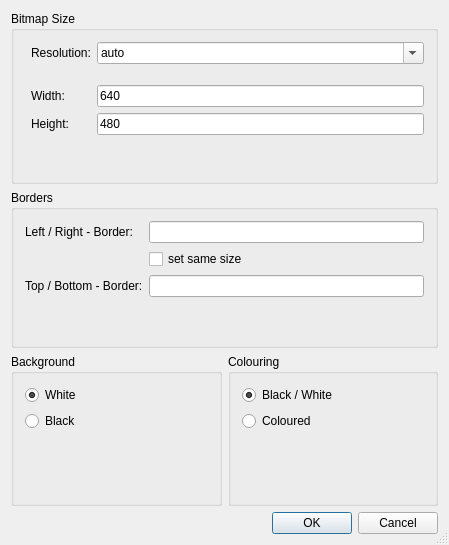
<?xml version="1.0" encoding="UTF-8"?>
<ui version="4.0">
 <class>QG_ImageOptionsDialog</class>
 <widget class="QDialog" name="QG_ImageOptionsDialog">
  <property name="geometry">
   <rect>
    <x>0</x>
    <y>0</y>
    <width>449</width>
    <height>545</height>
   </rect>
  </property>
  <property name="windowTitle">
   <string>Image Export Options</string>
  </property>
  <property name="sizeGripEnabled">
   <bool>true</bool>
  </property>
  <layout class="QGridLayout" name="gridLayout">
   <item row="0" column="0" colspan="2">
    <widget class="QGroupBox" name="bgSize">
     <property name="title">
      <string>Bitmap Size</string>
     </property>
     <layout class="QGridLayout">
      <item row="2" column="1">
       <widget class="QLabel" name="lResolution">
        <property name="text">
         <string>Resolution:</string>
        </property>
        <property name="wordWrap">
         <bool>false</bool>
        </property>
       </widget>
      </item>
      <item row="2" column="2">
       <widget class="QComboBox" name="cbResolution">
        <property name="editable">
         <bool>true</bool>
        </property>
        <item>
         <property name="text">
          <string>auto</string>
         </property>
        </item>
        <item>
         <property name="text">
          <string notr="true">1</string>
         </property>
        </item>
        <item>
         <property name="text">
          <string notr="true">2</string>
         </property>
        </item>
        <item>
         <property name="text">
          <string notr="true">3</string>
         </property>
        </item>
        <item>
         <property name="text">
          <string notr="true">4</string>
         </property>
        </item>
        <item>
         <property name="text">
          <string notr="true">5</string>
         </property>
        </item>
        <item>
         <property name="text">
          <string notr="true">10</string>
         </property>
        </item>
        <item>
         <property name="text">
          <string notr="true">15</string>
         </property>
        </item>
        <item>
         <property name="text">
          <string notr="true">20</string>
         </property>
        </item>
        <item>
         <property name="text">
          <string notr="true">25</string>
         </property>
        </item>
        <item>
         <property name="text">
          <string notr="true">50</string>
         </property>
        </item>
        <item>
         <property name="text">
          <string notr="true">75</string>
         </property>
        </item>
        <item>
         <property name="text">
          <string notr="true">100</string>
         </property>
        </item>
        <item>
         <property name="text">
          <string notr="true">150</string>
         </property>
        </item>
        <item>
         <property name="text">
          <string notr="true">300</string>
         </property>
        </item>
        <item>
         <property name="text">
          <string notr="true">600</string>
         </property>
        </item>
        <item>
         <property name="text">
          <string notr="true">1200</string>
         </property>
        </item>
       </widget>
      </item>
      <item row="7" column="0" colspan="3">
       <spacer name="verticalSpacer">
        <property name="orientation">
         <enum>Qt::Vertical</enum>
        </property>
        <property name="sizeHint" stdset="0">
         <size>
          <width>20</width>
          <height>40</height>
         </size>
        </property>
       </spacer>
      </item>
      <item row="5" column="1">
       <widget class="QLabel" name="lWidth">
        <property name="text">
         <string>Width:</string>
        </property>
        <property name="wordWrap">
         <bool>false</bool>
        </property>
       </widget>
      </item>
      <item row="6" column="1">
       <widget class="QLabel" name="lHeight">
        <property name="text">
         <string>Height:</string>
        </property>
        <property name="wordWrap">
         <bool>false</bool>
        </property>
       </widget>
      </item>
      <item row="6" column="2">
       <widget class="QLineEdit" name="leHeight">
        <property name="text">
         <string>480</string>
        </property>
        <property name="placeholderText">
         <string notr="true"/>
        </property>
       </widget>
      </item>
      <item row="5" column="2">
       <widget class="QLineEdit" name="leWidth">
        <property name="text">
         <string>640</string>
        </property>
        <property name="placeholderText">
         <string notr="true"/>
        </property>
       </widget>
      </item>
      <item row="4" column="0" colspan="3">
       <spacer name="verticalSpacer_2">
        <property name="orientation">
         <enum>Qt::Vertical</enum>
        </property>
        <property name="sizeType">
         <enum>QSizePolicy::Expanding</enum>
        </property>
        <property name="sizeHint" stdset="0">
         <size>
          <width>20</width>
          <height>20</height>
         </size>
        </property>
       </spacer>
      </item>
     </layout>
    </widget>
   </item>
   <item row="2" column="0">
    <widget class="QGroupBox" name="bgBackground">
     <property name="title">
      <string>Background</string>
     </property>
     <layout class="QVBoxLayout">
      <item>
       <widget class="QRadioButton" name="rbWhite">
        <property name="text">
         <string>White</string>
        </property>
        <property name="checked">
         <bool>true</bool>
        </property>
       </widget>
      </item>
      <item>
       <widget class="QRadioButton" name="rbBlack">
        <property name="text">
         <string>Black</string>
        </property>
       </widget>
      </item>
      <item>
       <spacer name="hspacer1">
        <property name="orientation">
         <enum>Qt::Horizontal</enum>
        </property>
        <property name="sizeHint" stdset="0">
         <size>
          <width>40</width>
          <height>20</height>
         </size>
        </property>
       </spacer>
      </item>
      <item>
       <spacer name="vspacer3">
        <property name="orientation">
         <enum>Qt::Vertical</enum>
        </property>
        <property name="sizeType">
         <enum>QSizePolicy::Expanding</enum>
        </property>
        <property name="sizeHint" stdset="0">
         <size>
          <width>20</width>
          <height>51</height>
         </size>
        </property>
       </spacer>
      </item>
     </layout>
    </widget>
   </item>
   <item row="2" column="1">
    <widget class="QGroupBox" name="bgColouring">
     <property name="title">
      <string>Colouring</string>
     </property>
     <layout class="QVBoxLayout" name="verticalLayout">
      <item>
       <widget class="QRadioButton" name="rbBlackWhite">
        <property name="text">
         <string>Black / White</string>
        </property>
        <property name="checked">
         <bool>true</bool>
        </property>
       </widget>
      </item>
      <item>
       <widget class="QRadioButton" name="rbColoured">
        <property name="text">
         <string>Coloured</string>
        </property>
       </widget>
      </item>
      <item>
       <spacer name="hspacer2">
        <property name="orientation">
         <enum>Qt::Horizontal</enum>
        </property>
        <property name="sizeHint" stdset="0">
         <size>
          <width>40</width>
          <height>20</height>
         </size>
        </property>
       </spacer>
      </item>
      <item>
       <spacer name="vspacer4">
        <property name="orientation">
         <enum>Qt::Vertical</enum>
        </property>
        <property name="sizeHint" stdset="0">
         <size>
          <width>20</width>
          <height>45</height>
         </size>
        </property>
       </spacer>
      </item>
     </layout>
    </widget>
   </item>
   <item row="1" column="0" colspan="2">
    <widget class="QGroupBox" name="bgBorders">
     <property name="title">
      <string>Borders</string>
     </property>
     <layout class="QFormLayout" name="formLayout">
      <item row="1" column="1">
       <widget class="QLineEdit" name="leLeftRight">
        <property name="text">
         <string/>
        </property>
       </widget>
      </item>
      <item row="3" column="1">
       <widget class="QLineEdit" name="leTopBottom"/>
      </item>
      <item row="3" column="0">
       <widget class="QLabel" name="lTopBottom">
        <property name="text">
         <string>Top / Bottom - Border:</string>
        </property>
       </widget>
      </item>
      <item row="1" column="0">
       <widget class="QLabel" name="lLeftRight">
        <property name="text">
         <string>Left / Right - Border:</string>
        </property>
       </widget>
      </item>
      <item row="5" column="0" colspan="2">
       <spacer name="vspacer5">
        <property name="orientation">
         <enum>Qt::Vertical</enum>
        </property>
        <property name="sizeHint" stdset="0">
         <size>
          <width>20</width>
          <height>40</height>
         </size>
        </property>
       </spacer>
      </item>
      <item row="2" column="1">
       <widget class="QCheckBox" name="cbSameBorders">
        <property name="text">
         <string>set same size</string>
        </property>
       </widget>
      </item>
     </layout>
    </widget>
   </item>
   <item row="3" column="0" colspan="2">
    <widget class="QDialogButtonBox" name="buttonBox">
     <property name="sizePolicy">
      <sizepolicy hsizetype="Expanding" vsizetype="Fixed">
       <horstretch>0</horstretch>
       <verstretch>0</verstretch>
      </sizepolicy>
     </property>
     <property name="standardButtons">
      <set>QDialogButtonBox::Cancel|QDialogButtonBox::Ok</set>
     </property>
    </widget>
   </item>
  </layout>
 </widget>
 <layoutdefault spacing="6" margin="11"/>
 <tabstops>
  <tabstop>leWidth</tabstop>
  <tabstop>leHeight</tabstop>
  <tabstop>rbWhite</tabstop>
 </tabstops>
 <resources/>
 <connections>
  <connection>
   <sender>buttonBox</sender>
   <signal>accepted()</signal>
   <receiver>QG_ImageOptionsDialog</receiver>
   <slot>ok()</slot>
   <hints>
    <hint type="sourcelabel">
     <x>224</x>
     <y>528</y>
    </hint>
    <hint type="destinationlabel">
     <x>20</x>
     <y>20</y>
    </hint>
   </hints>
  </connection>
  <connection>
   <sender>buttonBox</sender>
   <signal>rejected()</signal>
   <receiver>QG_ImageOptionsDialog</receiver>
   <slot>reject()</slot>
   <hints>
    <hint type="sourcelabel">
     <x>224</x>
     <y>528</y>
    </hint>
    <hint type="destinationlabel">
     <x>20</x>
     <y>20</y>
    </hint>
   </hints>
  </connection>
  <connection>
   <sender>leWidth</sender>
   <signal>textChanged(QString)</signal>
   <receiver>QG_ImageOptionsDialog</receiver>
   <slot>sizeChanged()</slot>
   <hints>
    <hint type="sourcelabel">
     <x>20</x>
     <y>20</y>
    </hint>
    <hint type="destinationlabel">
     <x>20</x>
     <y>20</y>
    </hint>
   </hints>
  </connection>
  <connection>
   <sender>leHeight</sender>
   <signal>textChanged(QString)</signal>
   <receiver>QG_ImageOptionsDialog</receiver>
   <slot>sizeChanged()</slot>
   <hints>
    <hint type="sourcelabel">
     <x>20</x>
     <y>20</y>
    </hint>
    <hint type="destinationlabel">
     <x>20</x>
     <y>20</y>
    </hint>
   </hints>
  </connection>
  <connection>
   <sender>cbResolution</sender>
   <signal>textChanged(QString)</signal>
   <receiver>QG_ImageOptionsDialog</receiver>
   <slot>resolutionChanged()</slot>
   <hints>
    <hint type="sourcelabel">
     <x>20</x>
     <y>20</y>
    </hint>
    <hint type="destinationlabel">
     <x>20</x>
     <y>20</y>
    </hint>
   </hints>
  </connection>
  <connection>
   <sender>cbSameBorders</sender>
   <signal>stateChanged(int)</signal>
   <receiver>QG_ImageOptionsDialog</receiver>
   <slot>sameBordersChanged()</slot>
   <hints>
    <hint type="sourcelabel">
     <x>20</x>
     <y>20</y>
    </hint>
    <hint type="destinationlabel">
     <x>20</x>
     <y>20</y>
    </hint>
   </hints>
  </connection>
  <connection>
   <sender>leLeftRight</sender>
   <signal>textChanged(QString)</signal>
   <receiver>QG_ImageOptionsDialog</receiver>
   <slot>borderChanged()</slot>
   <hints>
    <hint type="sourcelabel">
     <x>20</x>
     <y>20</y>
    </hint>
    <hint type="destinationlabel">
     <x>20</x>
     <y>20</y>
    </hint>
   </hints>
  </connection>
 </connections>
</ui>
